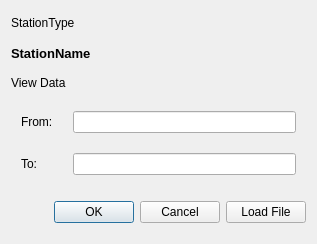
<?xml version="1.0" encoding="UTF-8"?>
<ui version="4.0">
 <class>DiagramPrefs</class>
 <widget class="QDialog" name="DiagramPrefs">
  <property name="geometry">
   <rect>
    <x>0</x>
    <y>0</y>
    <width>317</width>
    <height>244</height>
   </rect>
  </property>
  <property name="windowTitle">
   <string>Diagram Preferences</string>
  </property>
  <layout class="QVBoxLayout" name="verticalLayout_3">
   <item>
    <widget class="QLabel" name="stationTypeLabel">
     <property name="text">
      <string>StationType</string>
     </property>
    </widget>
   </item>
   <item>
    <widget class="QLabel" name="stationNameLabel">
     <property name="font">
      <font>
       <family>MS Shell Dlg 2</family>
       <pointsize>10</pointsize>
       <weight>75</weight>
       <bold>true</bold>
      </font>
     </property>
     <property name="text">
      <string>StationName</string>
     </property>
    </widget>
   </item>
   <item>
    <widget class="QLabel" name="viewDataLabel">
     <property name="text">
      <string>View Data</string>
     </property>
    </widget>
   </item>
   <item>
    <layout class="QGridLayout" name="DateBoundsLayout">
     <property name="leftMargin">
      <number>10</number>
     </property>
     <property name="topMargin">
      <number>10</number>
     </property>
     <property name="rightMargin">
      <number>10</number>
     </property>
     <property name="bottomMargin">
      <number>10</number>
     </property>
     <property name="spacing">
      <number>20</number>
     </property>
     <item row="1" column="0">
      <widget class="QLabel" name="fromDateLabel">
       <property name="text">
        <string>From:</string>
       </property>
      </widget>
     </item>
     <item row="3" column="0">
      <widget class="QLabel" name="toDateLabel">
       <property name="text">
        <string>To:</string>
       </property>
      </widget>
     </item>
     <item row="3" column="1">
      <widget class="QLineEdit" name="toDateLine"/>
     </item>
     <item row="1" column="1">
      <widget class="QLineEdit" name="fromDateLine"/>
     </item>
    </layout>
   </item>
   <item>
    <layout class="QVBoxLayout" name="CheckBoxLayout"/>
   </item>
   <item>
    <layout class="QHBoxLayout" name="ButtonLayout">
     <property name="topMargin">
      <number>10</number>
     </property>
     <property name="bottomMargin">
      <number>10</number>
     </property>
     <item>
      <widget class="QDialogButtonBox" name="buttonBox">
       <property name="layoutDirection">
        <enum>Qt::LeftToRight</enum>
       </property>
       <property name="orientation">
        <enum>Qt::Horizontal</enum>
       </property>
       <property name="standardButtons">
        <set>QDialogButtonBox::Cancel|QDialogButtonBox::Ok</set>
       </property>
      </widget>
     </item>
     <item>
      <widget class="QPushButton" name="loadFileButton">
       <property name="text">
        <string>Load File</string>
       </property>
      </widget>
     </item>
    </layout>
   </item>
  </layout>
 </widget>
 <tabstops>
  <tabstop>fromDateLine</tabstop>
  <tabstop>toDateLine</tabstop>
  <tabstop>buttonBox</tabstop>
  <tabstop>loadFileButton</tabstop>
 </tabstops>
 <resources/>
 <connections>
  <connection>
   <sender>buttonBox</sender>
   <signal>accepted()</signal>
   <receiver>DiagramPrefs</receiver>
   <slot>accept()</slot>
   <hints>
    <hint type="sourcelabel">
     <x>248</x>
     <y>254</y>
    </hint>
    <hint type="destinationlabel">
     <x>157</x>
     <y>274</y>
    </hint>
   </hints>
  </connection>
  <connection>
   <sender>buttonBox</sender>
   <signal>rejected()</signal>
   <receiver>DiagramPrefs</receiver>
   <slot>reject()</slot>
   <hints>
    <hint type="sourcelabel">
     <x>316</x>
     <y>260</y>
    </hint>
    <hint type="destinationlabel">
     <x>286</x>
     <y>274</y>
    </hint>
   </hints>
  </connection>
 </connections>
</ui>
